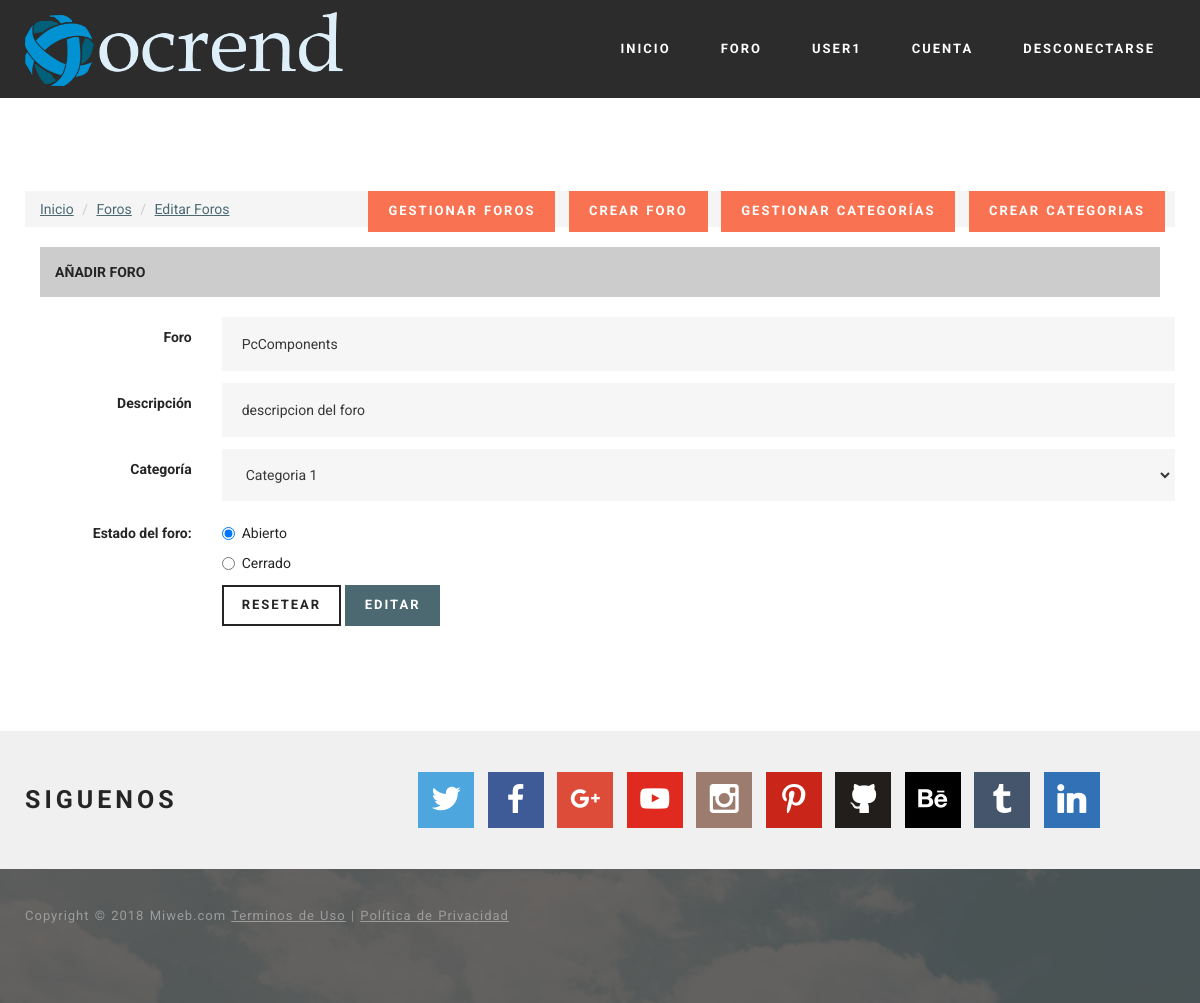
/?view=configforos&mode=edit&id=14 (signed in), run on the app's committed database.
### tables this page shows
CREATE TABLE `users` (
  `id` bigint(255) NOT NULL,
  `user` varchar(17) NOT NULL,
  `pass` varchar(50) NOT NULL,
  `email` varchar(40) NOT NULL,
  `permiso` int(1) NOT NULL DEFAULT '0' COMMENT '0=Usuario normal,  1= moderador  2=admin',
  `activo` int(1) NOT NULL DEFAULT '0',
  `keyreg` varchar(120) NOT NULL DEFAULT '',
  `keypass` varchar(50) NOT NULL,
  `new_pass` varchar(50) NOT NULL,
  `ultima_conexion` int(80) NOT NULL DEFAULT '1539558829',
  `no_leidos` text NOT NULL,
  `img_perfil` varchar(100) NOT NULL DEFAULT 'noavatar.gif',
  `firma` varchar(255) NOT NULL DEFAULT 'Esta es la firma de usuario',
  `rango` varchar(70) NOT NULL DEFAULT 'Usuario',
  `edad` int(3) NOT NULL DEFAULT '18',
  `fecha_reg` varchar(11) NOT NULL DEFAULT '15/10/2018',
  `biografia` varchar(255) NOT NULL DEFAULT 'Biografía del usuario.',
  `mensajes` int(50) NOT NULL DEFAULT '0'
);

CREATE TABLE `foros` (
  `id` int(255) NOT NULL,
  `nombre` varchar(255) NOT NULL,
  `descripcion` varchar(255) NOT NULL,
  `cantidad_mensajes` bigint(255) NOT NULL DEFAULT '0',
  `cantidad_temas` bigint(255) NOT NULL DEFAULT '0',
  `id_categoria` int(100) NOT NULL DEFAULT '1',
  `estado` int(1) NOT NULL DEFAULT '1' COMMENT '1 es el estado abierto del foro y 0 para crrarlo y solo admin tiene acceso',
  `ultimo_tema` varchar(255) NOT NULL,
  `id_ultimo_tema` bigint(255) NOT NULL
);

### core/bin/functions/Users.php (called while the page is built, shortened)
<?php
function Users(){
$db = new Conexion();
$query =  $db->query("SELECT timer FROM config WHERE id='1' LIMIT 1;");
$timer = $db->recorrer($query)[0];
$db-> liberar($query);
$sql = $db->query("SELECT * FROM users");
$usuarios_actuales_db = $db->rows($sql);
if($_SESSION['cantidad_usuarios'] != $usuarios_actuales_db or (time() - 60) <= $timer) {
  while($d = $db->recorrer($sql)) {
    $users[$d['id']]= $d;}
}else {
  if (!isset($_SESSION['users'])) {
    while($d = $db->recorrer($sql)) {
      $users[$d['id']]= $d;}
  } else {
    $users = $_SESSION['users'];
  }
}
return $_SESSION['users'];
}
?>

### core/core.php (called while the page is built, shortened)
<?php
require('core/models/class.Conexion.php');
require('core/bin/functions/Users.php');
require('core/bin/functions/Categorias.php');
require('core/bin/functions/Foros.php');
$_users = Users();
$_categorias = Categorias();
$_foros = Foros();
?>

### core/models/class.Conexion.php (called while the page is built, shortened)
<?php
class Conexion extends mysqli {
public function rows($query){
  return mysqli_num_rows($query);
}
public function liberar($query){
  return mysqli_free_result($query);
}
public function recorrer($query){
  return mysqli_fetch_array($query);
}
}
 ?>

### core/bin/functions/Foros.php (called while the page is built, shortened)
<?php
function Foros(){
$db = new Conexion();
$sql = $db->query("SELECT * FROM foros;");
if($db->rows($sql) > 0) {
  while($d = $db->recorrer($sql)) {
    $foros[$d['id']]= $d;
    }
}else {
  $foros = false;
}
return $foros;
}
?>

### core/bin/functions/Categorias.php (called while the page is built, shortened)
<?php
function Categorias(){
$db = new Conexion();
$sql = $db->query("SELECT * FROM categorias;");
if($db->rows($sql) > 0) {
  while($d = $db->recorrer($sql)) {
    $categorias[$d['id']]= $d;
    }
}else {
  $categorias = false;
}
return $categorias;
}
?>

### html/forum/foros/edit_foro.php (the view, shortened to what this page needs)
<?php include(HTML_DIR . 'overall/header.php'); ?>
<body>
<?php include(HTML_DIR . 'overall/topnav.php'); ?>
 <section class="mbr-section mbr-after-navbar" id="content1-10">
     <div class="mbr-section__container container mbr-section__container--isolated">
 <?php
 if(isset($_SESSION['app_id']) and $_users[$_SESSION['app_id']]['permiso'] >= 2){
   echo'
  <div class="mbr-avbar__column"><ul class="mbr-navbar__items mbr-navbar__items--right mbr-buttons mbr-buttons--freeze mbr-buttons">
  <a class="mbr-buttons__btn btn btn-danger" href="?view=configforos">GESTIONAR FOROS</a>
  <a class="mbr-buttons__btn btn btn-danger" href="?view=configforos&mode=add">CREAR FORO</a>
  <a class="mbr-buttons__btn btn btn-danger" href="?view=categorias">GESTIONAR CATEGORÍAS</a>
  <a class="mbr-buttons__btn btn btn-danger" href="?view=categorias&mode=add">CREAR CATEGORIAS</a>
 </div>
   ';
 }
 ?>
  <ol class="breadcrumb">
    <li class="breadcrumb-item"><i class="fa fa-comments"></i><a href="?view=index">Inicio</a></li>
    <li class="breadcrumb-item"><i class="fa fa-comments"></i><a href="?view=forum">Foros</a></li>
    <li class="breadcrumb-item"><i class="fa fa-comments"></i><a href="?view=adm_foros">Editar Foros</a></li>
  </ol>
  <div class="col-sm-12">
    <table width="100%" border="0" cellspacing="2" cellpadding="2">
       <tr>
         <th scope="col" bgcolor="#CCCCCC" style="margin-bottom:5px; height:32px;" >
           <div align="left" style="margin-left:15px; margin-top:15px; margin-bottom:15px;">AÑADIR FORO</div></th>
       </tr>
     </table><br />
<div class="row">
  <div class="col-md_12">
    <form class="form-horizontal" id="form_foro" action="?view=configforos&mode=edit&id=<?php echo $id_foro;  ?>" method="POST" enctype="application/x-www-form-urlencoded">
      <fieldset>
        <div class="form-group">
          <label for="inputEmail" class="col-lg-2 control-label">Foro</label>
          <div class="col-lg-10">
          <input type="text" class="form-control" maxlength="200" name="nombre" placeholder="Nombre del foro" value="<?php echo $_foros[$_GET['id']]['nombre']; ?>">
        </div>
      </div>
      <div class="form-group">
        <label for="inputEmail" class="col-lg-2 control-label">Descripción</label>
        <div class="col-lg-10">
        <input type="text" class="form-control" maxlength="250" name="descripcion" placeholder="Descripción corta para el foro (Acepta HTML)" value="<?php echo $_foros[$_GET['id']]['descripcion']; ?>">
      </div>
      </div>
      <div class="form-group">
        <label for="inputEmail" class="col-lg-2 control-label">Categoría</label>
        <div class="col-lg-10">
        <select  name="categoria" class="form-control">
            <?php
              foreach($_categorias as $id_categoria => $array_categoria){
                if($id_categoria == $_foros[$_GET['id']]['id_categoria']){
                    echo '<option value="'.$id_categoria.'" selected>'.$_categorias[$id_categoria]['nombre'].'</option>';
                }else{
                    echo '<option value="'.$id_categoria.'">'.$_categorias[$id_categoria]['nombre'].'</option>';
                }
                }
          ?>
        </select>
      </div>
      </div>
      <div class="form-group">
        <label class="col-lg-2 control-label">Estado del foro:</label>
        <div class="col-lg-10">
                  <div class="radio">
                    <label>
                      <input type="radio" name="estado"  value="1" <?php if($_foros[$_GET['id']]['estado'] == 1){ echo 'checked=""';} ?> > Abierto
                    </label>
                    </div>
                    <div class="radio">
                      <label>
                        <input type="radio" name="estado" value="0" <?php if($_foros[$_GET['id']]['estado'] == 0){ echo 'checked=""';} ?> >Cerrado
                      </label>
                      </div>
                  </div>
              </div>
      <div class="form-group">
        <div class="col-lg-10 col-lg-offset-2">
          <button type="reset" class="btn btn-default">RESETEAR</button>
          <button type="submit" class="btn btn-primary">EDITAR</button>
        </div>
      </div>
    </fieldset>
</form>
</div>
</div>
 </div>
 </section>
 <?php include(HTML_DIR . 'overall/footer.php'); ?>
 </body>
 </html>

### html/overall/topnav.php (shortened to what this page needs)
<section class="mbr-navbar mbr-navbar--freeze mbr-navbar--absolute mbr-navbar--sticky mbr-navbar--auto-collapse" id="ext_menu-0">
    <div class="mbr-navbar__section mbr-section">
        <div class="mbr-section__container container">
            <div class="mbr-navbar__container">
                <div class="mbr-navbar__column mbr-navbar__column--s mbr-navbar__brand">
                    <span class="mbr-navbar__brand-link mbr-brand mbr-brand--inline">
                        <span class="mbr-brand__logo"><a href="#"><img class="mbr-navbar__brand-img mbr-brand__img" src="views/images/logo.png" alt="Mobirise"></a></span>
                    </span>
                </div>
                <div class="mbr-navbar__column mbr-navbar__menu">
                    <nav class="mbr-navbar__menu-box mbr-navbar__menu-box--inline-right">
                        <div class="mbr-navbar__column"><ul class="mbr-navbar__items mbr-navbar__items--right mbr-buttons mbr-buttons--freeze mbr-buttons--right btn-decorator mbr-buttons--active"><li class="mbr-navbar__item">
                          <a class="mbr-buttons__link btn text-white" href="#">INICIO</a></li><li class="mbr-navbar__item">
                            <a class="mbr-buttons__link btn text-white" href="?view=forum">FORO</a></li><li class="mbr-navbar__item">
<?php
if(!isset($_SESSION['app_id'])){
  echo '<a class="mbr-buttons__link btn text-white" data-toggle="modal" data-target="#Login">INICIAR SESIÓN</a></li><li class="mbr-navbar__item">
  <div class="mbr-navbar__column"><ul class="mbr-navbar__items mbr-navbar__items--right mbr-buttons mbr-buttons--freeze mbr-buttons--right btn-inverse mbr-buttons--active">
  <li class="mbr-navbar__item"><a class="mbr-buttons__btn btn btn-danger" data-toggle="modal" data-target="#Registro">REGISTRO</a></li></ul></div>
';
}else {
  echo '<a class="mbr-buttons__link btn text-white" href="?view=perfil&id='.$_SESSION['app_id'].'">'. strtoupper($_users[$_SESSION['app_id']]['user']) .'</a></li><li class="mbr-navbar__item">
        <a class="mbr-buttons__link btn text-white" href="?view=cuenta">CUENTA</a></li><li class="mbr-navbar__item">
        <a class="mbr-buttons__link btn text-white" href="?view=logout">DESCONECTARSE</a></li><li class="mbr-navbar__item">
  ';
}
?>
                    </nav>
                </div>
            </div>
        </div>
    </div>
</section>

### views/mobirise/css/style.css (style rules this page uses)
html { position: relative; min-height: 100%; }
.mbr-navbar { position: relative; width: 100%; }
.mbr-navbar:before { content: ""; display: block; }
.mbr-navbar__brand-link:after, .mbr-navbar__brand-img { height: 74px; }
.mbr-navbar:before, .mbr-navbar__container { height: 98px; }
.mbr-navbar__brand-img { position: relative; }
.mbr-navbar__brand-img, .mbr-navbar__container, .mbr-navbar__section { -webkit-transition: all 300ms ease-in-out 0s; -o-transition: all 300ms ease-in-out 0s; transition: all 300ms ease-in-out 0s; }
.mbr-navbar__section { background: #2c2c2c; height: auto; position: absolute; top: 0; width: 100%; z-index: 1000; }
.mbr-navbar__container { display: table; padding: 12px 0; width: 100%; }
.mbr-navbar__menu-box { display: table; width: 100%; }
.mbr-navbar__menu-box--inline-left, .mbr-navbar__menu-box--inline-center, .mbr-navbar__menu-box--inline-right { display: block; text-align: left; }
.mbr-navbar__menu-box--inline-right { text-align: right; }
.mbr-navbar__column { display: table-cell; vertical-align: middle; }
.mbr-navbar__column--s { width: 20%; }
.mbr-navbar__menu-box--inline-left .mbr-navbar__column, .mbr-navbar__menu-box--inline-center .mbr-navbar__column, .mbr-navbar__menu-box--inline-right .mbr-navbar__column { display: inline-block; }
.mbr-navbar__items { float: left; padding-left: 0px; position: relative; left: -20px; }
.mbr-navbar__items--right { float: right; left: 0; }
.mbr-navbar__item { display: block; float: left; position: relative; }
.mbr-navbar--sticky .mbr-navbar__section { position: fixed; }
.mbr-navbar--absolute { position: absolute; }
.mbr-after-navbar:before { content: ""; display: block; height: 98px; }
.mbr-brand { display: block; float: left; position: relative; }
.mbr-brand, .mbr-brand:hover { text-decoration: none; }
.mbr-brand--inline { display: table; }
.mbr-brand--inline:after { content: ""; display: table-cell; width: 1px; }
.mbr-brand--inline .mbr-brand__logo, .mbr-brand--inline .mbr-brand__name { display: table-cell; vertical-align: middle; }
.mbr-brand--inline .mbr-brand__logo { padding-right: 10px; }
.mbr-section { padding: 0 20px; }
.mbr-section__container { padding: 0; position: relative; z-index: 3; }
.mbr-section__container--isolated { padding-bottom: 93px; padding-top: 93px; }
.mbr-buttons { margin: -26px 0 13px 0; position: relative; text-align: left; top: 26px; }
.mbr-buttons__btn, .mbr-buttons__link { margin: 0 10px 13px 0; }
.mbr-buttons__btn, .mbr-buttons__link, .mbr-buttons__btn:hover, .mbr-buttons__link:hover { text-decoration: none; }
.mbr-buttons--right { text-align: right; }
.mbr-buttons--right .mbr-buttons__btn, .mbr-buttons--right .mbr-buttons__link { margin: 0 0 13px 10px; }

### views/mobirise/css/mbr-additional.css (style rules this page uses)
#ext_menu-0 .mbr-navbar__section { background: #2c2c2c; }

### data on the page
users: user "USER1"
foros: nombre "PcComponents", descripcion "descripcion del foro", estado "☑ Abierto", estado "☐ Cerrado"

### other printed values
APP_COPY "Copyright © 2018 Miweb.com"
form field categoria "Categoria 1"
